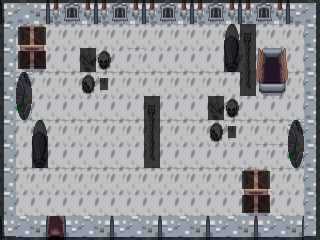

The image is a tile-based game level rendered from a .tmx file. Its description and complete source (layers, tilesets, objects, tile grids) follow:
An orthogonal 20x10 tile map with 16x24 px tiles, 3 tile layers (Tile Layer 1, Tile Layer 2, collision), 2 tilesets and 2 objects (2x teleport).

<map version="1.8" tiledversion="1.8.2" orientation="orthogonal" renderorder="right-down" width="20" height="10" tilewidth="16" tileheight="24" infinite="0" nextlayerid="5" nextobjectid="8">
 <tileset firstgid="1" source="collisions.tsx" />
 <tileset firstgid="161" source="home.tsx" />
 <layer id="1" name="Tile Layer 1" width="20" height="10">
  <data encoding="csv">
343,344,345,343,344,345,343,344,345,343,344,345,343,344,345,343,344,345,343,344,
344,615,615,615,615,615,615,615,615,615,615,615,615,615,615,615,615,615,615,344,
344,655,655,655,655,655,655,655,615,655,655,655,655,655,655,655,655,655,655,344,
344,615,615,615,615,615,615,615,615,615,615,615,615,615,615,615,615,615,615,344,
344,655,655,655,655,655,655,655,655,655,655,655,655,655,655,655,655,655,655,344,
344,615,615,615,615,615,615,615,615,615,615,615,615,615,615,615,615,615,615,344,
344,655,655,655,655,655,655,655,655,655,655,655,655,655,655,655,615,615,655,344,
344,615,615,615,615,615,615,615,615,615,615,615,615,615,615,615,655,615,615,344,
344,655,655,655,655,655,655,655,655,655,655,655,655,655,655,655,655,655,655,344,
343,344,345,648,343,344,345,343,344,345,343,344,345,343,344,345,343,344,345,344
</data>
 </layer>
 <layer id="2" name="Tile Layer 2" width="20" height="10">
  <data encoding="csv">
0,0,0,1285,187,1285,1285,187,1285,1285,187,1285,1285,187,1285,1285,187,1285,0,0,
0,516,517,0,0,0,0,0,0,0,0,0,0,0,1051,227,0,0,0,0,
0,556,557,0,0,268,269,0,0,0,0,0,0,0,1091,267,394,395,0,0,
0,318,0,0,0,308,309,0,0,0,0,0,0,0,0,307,434,435,0,0,
0,358,0,0,0,0,0,0,0,227,0,0,0,268,269,0,0,0,0,0,
0,0,1051,0,0,0,0,0,0,267,0,0,0,308,309,0,0,0,318,0,
0,0,1091,0,0,0,0,0,0,307,0,0,0,0,0,0,0,0,358,0,
0,0,0,0,0,0,0,0,0,0,0,0,0,0,0,516,517,0,0,0,
0,0,0,0,0,0,0,0,0,0,0,0,0,0,0,556,557,0,0,0,
0,0,0,0,0,0,0,0,0,0,0,0,0,0,0,0,0,0,0,0
</data>
 </layer>
 <layer id="3" name="collision" width="20" height="10" opacity="0.7">
  <data encoding="csv">
10,57,57,57,57,57,57,57,57,57,57,57,57,57,57,57,57,57,57,11,
26,2,2,0,0,0,0,0,0,0,0,0,0,0,24,16,0,0,0,25,
26,2,2,0,0,16,6,0,0,0,0,0,0,0,16,16,0,0,0,25,
26,24,0,0,0,6,3,0,0,0,0,0,0,0,0,16,0,0,0,25,
26,40,0,0,0,0,0,0,0,16,0,0,0,16,6,0,0,0,0,25,
26,0,24,0,0,0,0,0,0,16,0,0,0,6,3,0,0,0,24,25,
26,0,16,0,0,0,0,0,0,16,0,0,0,0,0,0,0,0,40,25,
26,0,0,0,0,0,0,0,0,0,0,0,0,0,0,2,2,0,0,25,
26,0,0,0,0,0,0,0,0,0,0,0,0,0,0,2,2,0,0,25,
12,41,41,41,41,41,41,41,41,41,41,41,41,41,41,41,41,41,41,13
</data>
 </layer>
 <objectgroup id="4" name="objects">
  <object id="5" type="teleport" gid="41" x="48" y="240" width="16" height="24">
   <properties>
    <property name="teleport" value="ishnew,27,26" />
   </properties>
  </object>
  <object id="7" type="teleport" gid="16" x="262.962" y="88.6873" width="18.045" height="40.0191">
   <properties>
    <property name="teleport" value="cavern2,16,6" />
   </properties>
  </object>
 </objectgroup>
</map>
